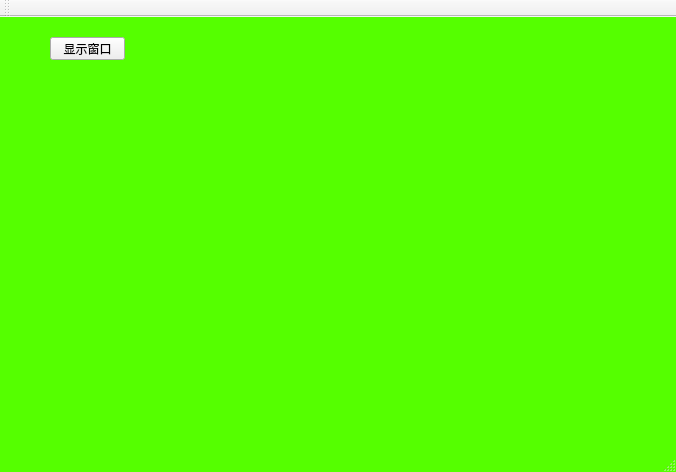
<?xml version="1.0" encoding="UTF-8"?>
<ui version="4.0">
 <class>WidgetTest</class>
 <widget class="QMainWindow" name="WidgetTest">
  <property name="geometry">
   <rect>
    <x>0</x>
    <y>0</y>
    <width>676</width>
    <height>472</height>
   </rect>
  </property>
  <property name="windowTitle">
   <string>WidgetTest</string>
  </property>
  <property name="styleSheet">
   <string notr="true">QWidget#WidgetTest {
	
	background-color: rgb(85, 255, 0);
}</string>
  </property>
  <widget class="QWidget" name="centralWidget">
   <property name="styleSheet">
    <string notr="true">QWidget#centralWidget {
	
	background-color: rgb(85, 255, 0);
}</string>
   </property>
   <widget class="QPushButton" name="pushButton">
    <property name="geometry">
     <rect>
      <x>50</x>
      <y>20</y>
      <width>75</width>
      <height>23</height>
     </rect>
    </property>
    <property name="text">
     <string>显示窗口</string>
    </property>
   </widget>
  </widget>
  <widget class="QMenuBar" name="menuBar">
   <property name="geometry">
    <rect>
     <x>0</x>
     <y>0</y>
     <width>676</width>
     <height>23</height>
    </rect>
   </property>
  </widget>
  <widget class="QToolBar" name="mainToolBar">
   <attribute name="toolBarArea">
    <enum>TopToolBarArea</enum>
   </attribute>
   <attribute name="toolBarBreak">
    <bool>false</bool>
   </attribute>
  </widget>
  <widget class="QStatusBar" name="statusBar"/>
 </widget>
 <layoutdefault spacing="6" margin="11"/>
 <resources/>
 <connections/>
</ui>
